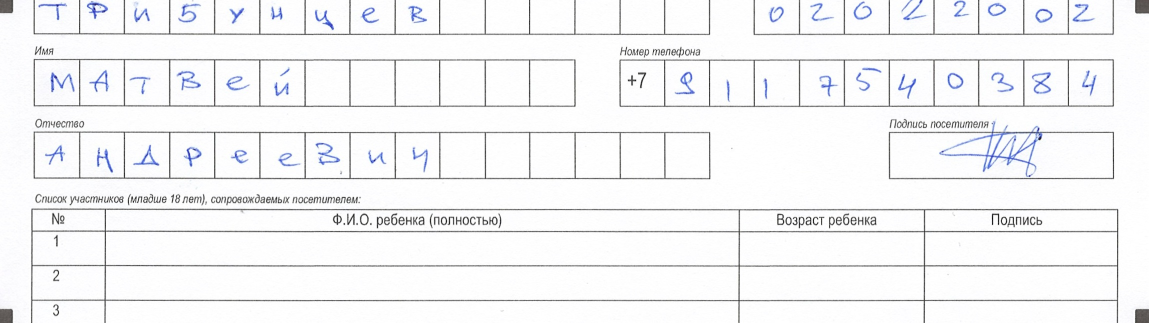
#> input picture aligned_form.jpg, 2297 x 645 px (shown at 1/2 size)
$ python -i preprocessing.py   (imports and definitions only)
#> lines starting #> are read from the running program, lines starting #| are printed output that depends on the picture; after the words box and inside, x2 and y2 are one past the last pixel; in counts of white or black regions, pixels touching at a corner belong together
#> further down, picture is the input picture: shape (645, 2297, 3); mean B, G, R 245, 243.6, 243.3
import cv2
import numpy as np


class MarkerDetectionError(RuntimeError):
    pass


# [6 lines left out: function load_image, not called in this run]


def _order_points(points: np.ndarray) -> np.ndarray:
    rect = np.zeros((4, 2), dtype="float32")
    s = points.sum(axis=1)
    rect[0] = points[np.argmin(s)]
    rect[2] = points[np.argmax(s)]
    diff = np.diff(points, axis=1)
    rect[1] = points[np.argmin(diff)]
    rect[3] = points[np.argmax(diff)]
    return rect


def _select_corner_markers(centers: np.ndarray, shape: tuple[int, int, int]) -> np.ndarray | None:
    height, width = shape[:2]
    corners = np.array([
        [0, 0], [width, 0], [width, height], [0, height],
    ], dtype="float32")
    selected = []
    used: set[int] = set()
    for corner in corners:
        distances = [
            (idx, np.linalg.norm(center - corner))
            for idx, center in enumerate(centers)
            if idx not in used
        ]
        if not distances:
            return None
        closest_idx, _ = min(distances, key=lambda item: item[1])
        used.add(closest_idx)
        selected.append(centers[closest_idx])
    return np.array(selected, dtype="float32")


def detect_markers(image: np.ndarray, min_area: int = 500, min_fill: float = 0.7,
                   aspect_tolerance: float = 0.25) -> np.ndarray:
    # --- ЭТО ВЕРСИЯ, КОТОРАЯ РАБОТАЛА ИЗНАЧАЛЬНО ---
#> called with min_area = 500, min_fill = 0.7, aspect_tolerance = 0.25
    gray = cv2.cvtColor(image, cv2.COLOR_BGR2GRAY)
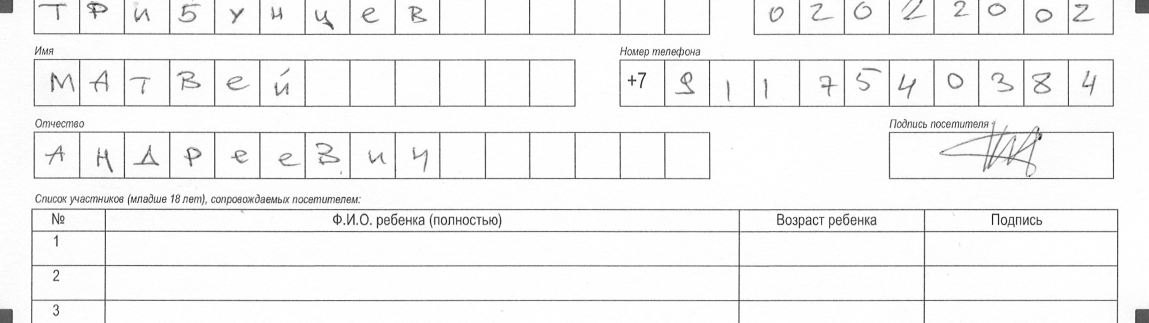
#> gray: shape (645, 2297) (shown at 1/2 size); min 0, max 255, mean 243.6
    blurred = cv2.GaussianBlur(gray, (5, 5), 0)
    _, thresh = cv2.threshold(blurred, 0, 255, cv2.THRESH_BINARY_INV + cv2.THRESH_OTSU)
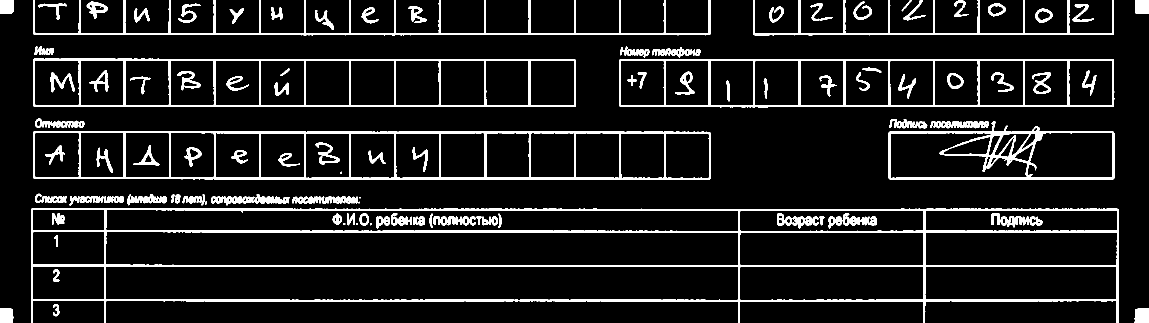
#> thresh: shape (645, 2297) (shown at 1/2 size); 9.1% white; 128 white regions (8 under 20 px)
    contours, _ = cv2.findContours(thresh, cv2.RETR_EXTERNAL, cv2.CHAIN_APPROX_SIMPLE)
#> contours = 61 contours, 3 with area under 20; largest, box (x1, y1, x2, y2) and area: (62, 416, 2237, 645) 401278, (66, 262, 1422, 359) 128244, (67, 117, 1152, 214) 102987, (1238, 118, 2229, 215) 93745, (1777, 242, 2229, 359) 43056
    candidates: list[np.ndarray] = []

    for contour in contours:
        area = cv2.contourArea(contour)
        if area < min_area: continue
        peri = cv2.arcLength(contour, True)
        approx = cv2.approxPolyDP(contour, 0.04 * peri, True)
        if len(approx) != 4: continue

        x, y, w, h = cv2.boundingRect(approx)
        if w == 0 or h == 0: continue

        aspect_ratio = w / float(h)
        if not (1 - aspect_tolerance <= aspect_ratio <= 1 + aspect_tolerance): continue

        fill_ratio = area / float(w * h)
        if fill_ratio < min_fill: continue

        candidates.append(approx.reshape(4, 2))
#> this loop made 61 passes
#> area on passes 3, 10, 12, 13, 14, 15, 16, 17, 19, 20, 21, 22: 131, 231.5, 227.5, 71, 196.5, 362, 421, 144, 61, 137.5, 58, 476
#> (area, peri) on passes 9, 11, 18, 31, 37, 38: (528.5, 224.1), (645.5, 210.4), (714.5, 224.6), (521, 246.3), (586.5, 198.4), (546.5, 242.1)
#> after the loop, candidates = [[[2271, 618], [2269, 644], [2296, 644], [2296, 617]], [[0, 617], [0, 644], [25, 644], [25, 619]], [[2270, 0], [2270, 25], [2296, 27], [2296, 0]], [[0, 0], [0, 26], [23, 26], [26, 0]]]

    if len(candidates) < 4:
        # Если строгая проверка не прошла, пробуем просто взять 4 самых больших контура (fallback)
        sorted_cnts = sorted(contours, key=cv2.contourArea, reverse=True)[:4]
        if len(sorted_cnts) < 4:
            raise MarkerDetectionError("Not enough markers detected.")
        centers = []
        for c in sorted_cnts:
            M = cv2.moments(c)
            if M["m00"] != 0:
                centers.append([M["m10"] / M["m00"], M["m01"] / M["m00"]])
        if len(centers) < 4:
            raise MarkerDetectionError("Not enough markers detected.")
        return _order_points(np.array(centers, dtype="float32"))

    centers = np.array([square.mean(axis=0) for square in candidates])
#> centers = [[2283, 630.8], [12.5, 631], [2283, 13], [12.25, 13]]
    corner_markers = _select_corner_markers(centers, image.shape)
#> the loop in _select_corner_markers, `for corner in corners:` made 4 passes
#> (distances, closest_idx) on passes 1 to 4: ([(0, 2368.5), (1, 631.1), (2, 2283), (3, 17.86)], 3), ([(0, 630.9), (1, 2370), (2, 19.1)], 2), ([(0, 19.98), (1, 2284.5)], 0), ([(1, 18.77)], 1)
#> after the loop in _select_corner_markers, `for corner in corners:`: selected = [[12.25, 13], [2283, 13], [2283, 630.8], [12.5, 631]]; used = 4 items
#> corner_markers has the same summary as selected in _select_corner_markers
    if corner_markers is None:
        return _order_points(centers[:4])  # Fallback
    return _order_points(corner_markers)
#> in _order_points, `s = points.sum(axis=1)`: s = [25.25, 2296, 2913.8, 643.5]
#> in _order_points, `diff = np.diff(points, axis=1)`: diff = [0.75, -2270, -1652.2, 618.5]


def align_image(image: np.ndarray, output_size: tuple[int, int] | None = None, top_padding: int = 15) -> np.ndarray:
    """
    Выравнивает изображение формы по маркерам с дополнительным отступом сверху.

    Args:
        image: Исходное изображение
        output_size: Желаемый размер (ширина, высота). Если None, вычисляется автоматически
        top_padding: Дополнительные пиксели сверху для защиты от обрезания (по умолчанию 15)
    """
    markers = detect_markers(image)
#> markers has the same summary as selected in _select_corner_markers

    if output_size is None:
        # Если размер не задан, вычисляем по маркерам
        tl, tr, br, bl = markers
#> tl = [12.25, 13]; tr = [2283, 13]; br = [2283, 630.8]; bl = [12.5, 631]
        width_top = np.linalg.norm(tr - tl)
#> width_top = 2270.8
        width_bottom = np.linalg.norm(br - bl)
#> width_bottom = 2270.5
        height_left = np.linalg.norm(bl - tl)
#> height_left = 618
        height_right = np.linalg.norm(br - tr)
#> height_right = 617.8
        width = int(max(width_top, width_bottom))
#> width = 2270
        height = int(max(height_left, height_right))
#> height = 618
        output_size = (width, height + top_padding)  # Добавляем отступ к высоте
#> output_size = (2270, 633)
    else:
        # Если размер задан явно, тоже добавляем отступ
        output_size = (output_size[0], output_size[1] + top_padding)

    # КЛЮЧЕВОЕ ИЗМЕНЕНИЕ: Целевые точки начинаются НЕ с (0,0), а с (0, top_padding)
    # Это сдвигает всё содержимое вниз, оставляя пустое место сверху
    dst = np.array([
        [0, top_padding],  # Верхний левый
        [output_size[0] - 1, top_padding],  # Верхний правый
        [output_size[0] - 1, output_size[1] - 1],  # Нижний правый
        [0, output_size[1] - 1],  # Нижний левый
    ], dtype="float32")
#> dst = [[0, 15], [2269, 15], [2269, 632], [0, 632]]

    matrix = cv2.getPerspectiveTransform(markers, dst)
#> matrix = [[0.999, -0.000404, -12.23], [-2.67e-06, 0.998, 2.02], [-1.78e-07, -1.78e-07, 1]]
    return cv2.warpPerspective(image, matrix, output_size)
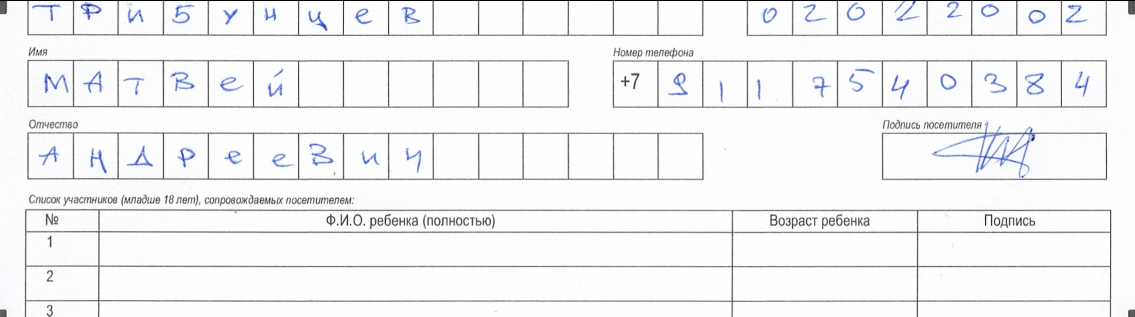
#> returned value: shape (633, 2270, 3) (shown at 1/2 size); mean of channels 0, 1, 2 244.2, 242.8, 242.4; drawn as B, G, R


# --- НИЖЕ ФУНКЦИИ ПРЕПРОЦЕССИНГА (ОСТАВЛЯЕМ НОВЫЕ, ОНИ ХОРОШИЕ) ---

# [45 lines left out: functions clear_border, center_content, preprocess_cell, not called in this run]

>>> import cv2
>>> picture = cv2.imread('../aligned_form.jpg')
>>> result = align_image(picture)
